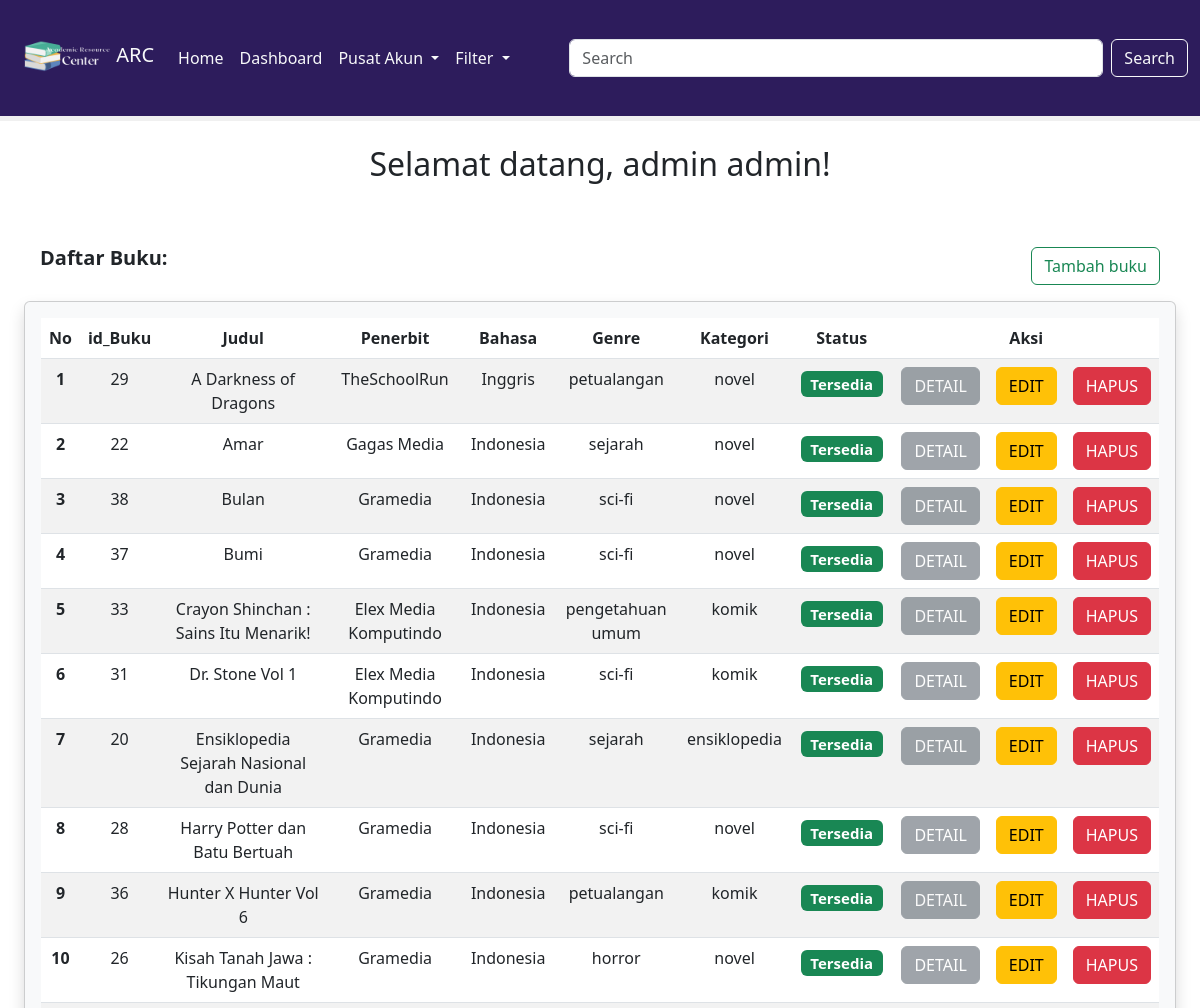
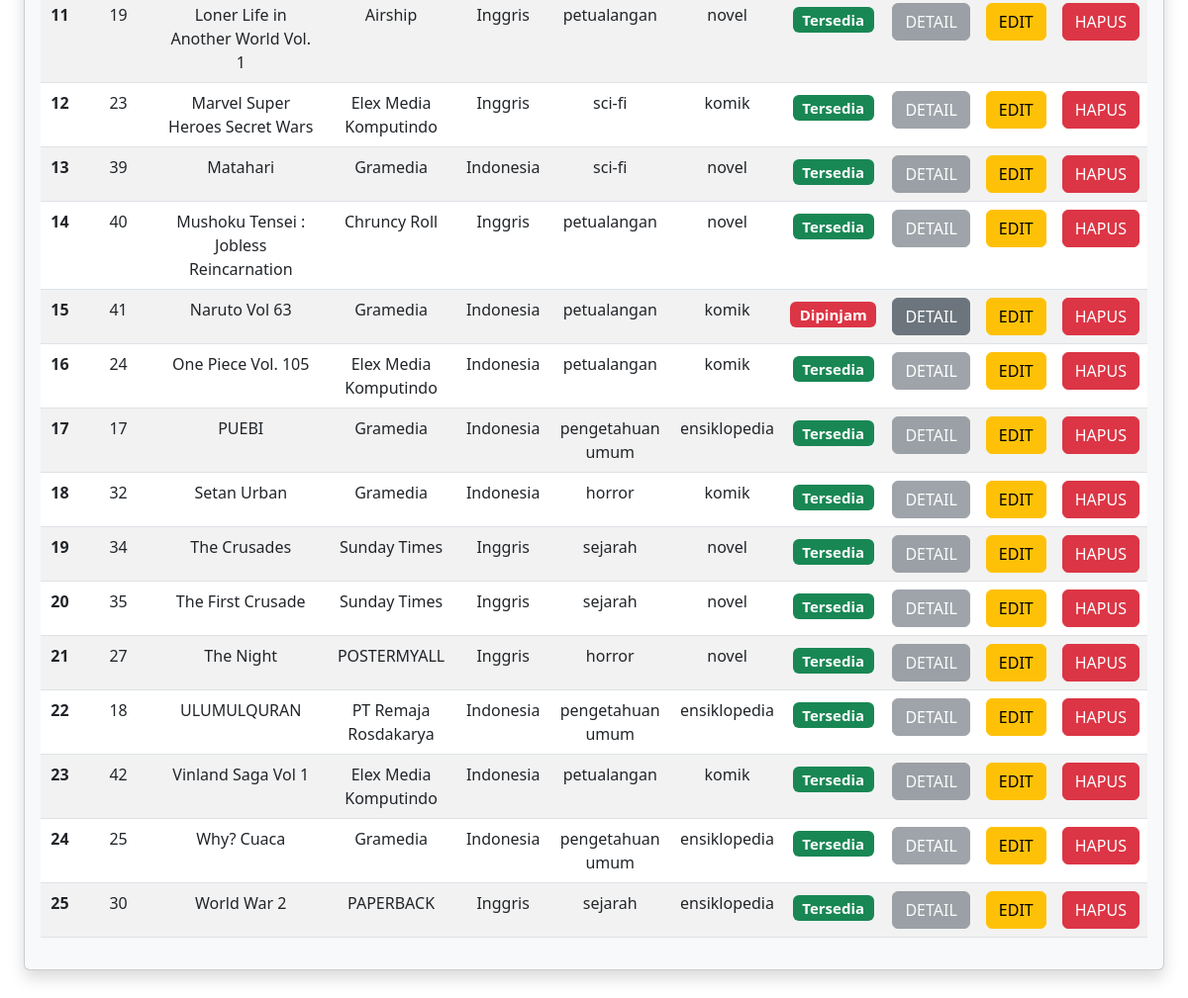
The app's page /proyek/admin.php (signed in) with its own data (2 pictures, top to bottom).
### tables this page shows
CREATE TABLE `buku` (
  `id_buku` int(11) NOT NULL,
  `judul` varchar(50) NOT NULL,
  `foto` text NOT NULL,
  `penerbit` varchar(50) NOT NULL,
  `bahasa` varchar(50) NOT NULL,
  `id_kategori` varchar(11) NOT NULL,
  `id_genre` varchar(11) NOT NULL,
  `deskripsi` text NOT NULL,
  `statuss` varchar(20) NOT NULL
);

CREATE TABLE `genre` (
  `id_genre` varchar(11) NOT NULL,
  `genre` varchar(20) NOT NULL
);

CREATE TABLE `kategori` (
  `id_kategori` varchar(11) NOT NULL,
  `kategori` varchar(20) NOT NULL
);

### proyek/admin.php (the view, shortened to what this page needs)
<?php
include 'koneksi.php';
$search = isset($_GET['search']) ? $_GET['search'] : '';
$filter = isset($_GET['filter']) ? $_GET['filter'] : '';
$query = "SELECT * FROM buku
            INNER JOIN kategori ON buku.id_kategori = kategori.id_kategori
            INNER JOIN genre ON buku.id_genre = genre.id_genre
            WHERE (buku.judul LIKE '%$search%'
            OR buku.foto LIKE '%$search%'
            OR buku.penerbit LIKE '%$search%'
            OR buku.bahasa LIKE '%$search%'
            OR kategori.kategori LIKE '%$search%'
            OR genre.genre LIKE '%$search%')
            AND (buku.statuss LIKE '%$filter%') ORDER BY buku.judul;";
$result = mysqli_query($connection, $query);
?>
<!DOCTYPE html>
<html>
<head>
    <link rel="stylesheet" type="text/css" href="custom.css">
    <link href="https://cdn.jsdelivr.net/npm/bootstrap@5.3.0-alpha3/dist/css/bootstrap.min.css" rel="stylesheet"
>
</head>
<body>
    <nav class="navbar navbar-expand-lg">
        <div class="container-fluid">
            <div>
                <img src="logo.png" width="100" height="100">
                <a class="navbar-brand text-light" href="#">ARC</a>
            </div>
            <div class="collapse navbar-collapse" id="navbarSupportedContent">
                <ul class="navbar-nav me-auto mb-2 mb-lg-0">
                    <li class="nav-item">
                        <a class="nav-link active text-light" aria-current="page" href="index.php">Home</a>
                    </li>
                    <li class="nav-item">
                        <a class="nav-link active text-light" aria-current="page" href="admin.php?search=">Dashboard</a>
                    </li>
                    <li class="nav-item dropdown">
                        <a class="nav-link dropdown-toggle text-light" href="#" role="button" data-bs-toggle="dropdown"
                            aria-expanded="false">
                            Pusat Akun
                        </a>
                        <li class="nav-item dropdown">
                            <a class="nav-link dropdown-toggle text-light" href="#" role="button" data-bs-toggle="dropdown"
                                aria-expanded="false">
                                Filter
                            </a>
                        </li>
                    </li>
                </ul>
            </div>
            <div class="collapse navbar-collapse d-flex justify-content-end" id="pencarian">
                <br>
                <form class="d-flex text-light" role="search" action="admin.php" method="GET">
                    <input class="form-control me-2" type="search" name="search" placeholder="Search"
                        aria-label="Search" size="50">
                    <button class="btn btn-outline-light" type="submit">Search</button>
                </form>
            </div>
        </div>
    </nav>
    <div id="progress-bar">
    </div>
    <h2 class="mt-4" style="text-align:center">Selamat datang, admin
        <?php echo $_SESSION['username'] ?>!
    </h2><br>
    <div class="row mt-4 mb-2 mx-4 p-1">
        <div class="col-4">
            <p style="text-align: left; font-size:20px"><b>Daftar Buku:</b></p>
        </div>
        <div class="col-4 d-flex justify-content-end">
            <div class="d-flex align-items-center">
                <a class="btn btn-outline-success" href="tambah.php">Tambah buku</a>
            </div>
        </div>
    </div>
    <div class="card bg-body-tertiary rounded shadow mx-4 p-3 mb-5">
        <table class="table table table-striped text-center">
            <thead>
                <tr>
                    <th scope="col"><b>No</b></th>
                    <th scope="col">id_Buku</th>
                    <th scope="col">Judul</th>
                    <th scope="col">Penerbit</th>
                    <th scope="col">Bahasa</th>
                    <th scope="col">Genre</th>
                    <th scope="col">Kategori</th>
                    <th scope="col">Status</th>
                    <th scope="col"></th>
                    <th scope="col">Aksi</th>
                    <th scope="col"></th>
                </tr>
            </thead>
            <tbody>
                <?php
                if (mysqli_num_rows($result) > 0) {
                    ?>
                    <div class="row">
                        <?php
                        $i = 1;
                        while ($row = mysqli_fetch_assoc($result)) {
                            echo "<tr>";
                            echo "   <th scope=\"row\">" . $i . "</th>";
                            echo "   <td>" . $row['id_buku'] . "</td>";
                            echo "   <td>" . $row['judul'] . "</td>";
                            echo "   <td>" . $row['penerbit'] . "</td>";
                            echo "   <td>" . $row['bahasa'] . "</td>";
                            echo "   <td>" . $row['genre'] . "</td>";
                            echo "   <td>" . $row['kategori'] . "</td>";
                            if ($row['statuss'] == 'Dipinjam') {
                                ?>
                                <td>
                                    <h5><span class="badge bg-danger mt-1">Dipinjam</span></h5>
                                </td>
                                <?php
                            } else if ($row['statuss'] == 'Tersedia') {
                                ?>
                                    <td>
                                        <h5><span class="badge bg-success mt-1">Tersedia</span></h5>
                                    </td>
                                <?php
                            }
                            if ($row['statuss'] == 'Dipinjam') {
                                echo '<td><a href="detail.php?id_buku=' . $row['id_buku'] . '" class="btn btn-secondary">DETAIL</a></td>';
                            } else if ($row['statuss'] == 'Tersedia') {
                                echo '<td><a href="detail.php?id_buku=' . $row['id_buku'] . '" class="btn btn-secondary disabled" tabindex="-1" role="button" aria-disabled="true">DETAIL</a></td>';
                            }
                            echo '   <td><a href="edit.php?id_buku=' . $row['id_buku'] . '" class="btn btn-warning">EDIT</a></td>';
                            echo '   <td>
                                                <a href="hapus.php?hapus=' . $row['id_buku'] . '" class="btn btn-danger"
                                                data-bs-toggle="modal" data-bs-target="#deleteModal"
                                                onclick="setDeleteUrl(this.getAttribute(\'href\'))">HAPUS</a>
                                            </td>';
                            echo "</tr>";
                            $i++;
                        }
                }
                ?>
            </tbody>
        </table>
    </div>
    <br>
</body>
</html>

### proyek/custom.css (style rules this page uses)
.navbar { background-color: #2d1c5c; }
#progress-bar { width: 100%; height: 5px; background-color: #f0f0f0; }

### records on screen
buku: id_buku "29", judul "A Darkness of Dragons", penerbit "TheSchoolRun", bahasa "Inggris", id_genre.genre "petualangan", id_kategori.kategori "novel", statuss "Tersedia"
buku: id_buku "22", judul "Amar", penerbit "Gagas Media", bahasa "Indonesia", id_genre.genre "sejarah", id_kategori.kategori "novel", statuss "Tersedia"
buku: id_buku "38", judul "Bulan", penerbit "Gramedia", bahasa "Indonesia", id_genre.genre "sci-fi", id_kategori.kategori "novel", statuss "Tersedia"
buku: id_buku "37", judul "Bumi", penerbit "Gramedia", bahasa "Indonesia", id_genre.genre "sci-fi", id_kategori.kategori "novel", statuss "Tersedia"
buku: id_buku "33", judul "Crayon Shinchan : Sains Itu Menarik!", penerbit "Elex Media Komputindo", bahasa "Indonesia", id_genre.genre "pengetahuan umum", id_kategori.kategori "komik", statuss "Tersedia"
buku: id_buku "31", judul "Dr. Stone Vol 1", penerbit "Elex Media Komputindo", bahasa "Indonesia", id_genre.genre "sci-fi", id_kategori.kategori "komik", statuss "Tersedia"
buku: id_buku "20", judul "Ensiklopedia Sejarah Nasional dan Dunia", penerbit "Gramedia", bahasa "Indonesia", id_genre.genre "sejarah", id_kategori.kategori "ensiklopedia", statuss "Tersedia"
buku: id_buku "28", judul "Harry Potter dan Batu Bertuah", penerbit "Gramedia", bahasa "Indonesia", id_genre.genre "sci-fi", id_kategori.kategori "novel", statuss "Tersedia"
buku: id_buku "36", judul "Hunter X Hunter Vol 6", penerbit "Gramedia", bahasa "Indonesia", id_genre.genre "petualangan", id_kategori.kategori "komik", statuss "Tersedia"
buku: id_buku "26", judul "Kisah Tanah Jawa : Tikungan Maut", penerbit "Gramedia", bahasa "Indonesia", id_genre.genre "horror", id_kategori.kategori "novel", statuss "Tersedia"
buku: id_buku "19", judul "Loner Life in Another World Vol. 1", penerbit "Airship", bahasa "Inggris", id_genre.genre "petualangan", id_kategori.kategori "novel", statuss "Tersedia"
buku: id_buku "23", judul "Marvel Super Heroes Secret Wars", penerbit "Elex Media Komputindo", bahasa "Inggris", id_genre.genre "sci-fi", id_kategori.kategori "komik", statuss "Tersedia"
buku: id_buku "39", judul "Matahari", penerbit "Gramedia", bahasa "Indonesia", id_genre.genre "sci-fi", id_kategori.kategori "novel", statuss "Tersedia"
buku: id_buku "40", judul "Mushoku Tensei : Jobless Reincarnation", penerbit "Chruncy Roll", bahasa "Inggris", id_genre.genre "petualangan", id_kategori.kategori "novel", statuss "Tersedia"
buku: id_buku "41", judul "Naruto Vol 63", penerbit "Gramedia", bahasa "Indonesia", id_genre.genre "petualangan", id_kategori.kategori "komik", statuss "Dipinjam"
buku: id_buku "24", judul "One Piece Vol. 105", penerbit "Elex Media Komputindo", bahasa "Indonesia", id_genre.genre "petualangan", id_kategori.kategori "komik", statuss "Tersedia"
buku: id_buku "17", judul "PUEBI", penerbit "Gramedia", bahasa "Indonesia", id_genre.genre "pengetahuan umum", id_kategori.kategori "ensiklopedia", statuss "Tersedia"
buku: id_buku "32", judul "Setan Urban", penerbit "Gramedia", bahasa "Indonesia", id_genre.genre "horror", id_kategori.kategori "komik", statuss "Tersedia"
buku: id_buku "34", judul "The Crusades", penerbit "Sunday Times", bahasa "Inggris", id_genre.genre "sejarah", id_kategori.kategori "novel", statuss "Tersedia"
buku: id_buku "35", judul "The First Crusade", penerbit "Sunday Times", bahasa "Inggris", id_genre.genre "sejarah", id_kategori.kategori "novel", statuss "Tersedia"
buku: id_buku "27", judul "The Night", penerbit "POSTERMYALL", bahasa "Inggris", id_genre.genre "horror", id_kategori.kategori "novel", statuss "Tersedia"
buku: id_buku "18", judul "ULUMULQURAN", penerbit "PT Remaja Rosdakarya", bahasa "Indonesia", id_genre.genre "pengetahuan umum", id_kategori.kategori "ensiklopedia", statuss "Tersedia"
buku: id_buku "42", judul "Vinland Saga Vol 1", penerbit "Elex Media Komputindo", bahasa "Indonesia", id_genre.genre "petualangan", id_kategori.kategori "komik", statuss "Tersedia"
buku: id_buku "25", judul "Why? Cuaca", penerbit "Gramedia", bahasa "Indonesia", id_genre.genre "pengetahuan umum", id_kategori.kategori "ensiklopedia", statuss "Tersedia"
buku: id_buku "30", judul "World War 2", penerbit "PAPERBACK", bahasa "Inggris", id_genre.genre "sejarah", id_kategori.kategori "ensiklopedia", statuss "Tersedia"

### other values on screen
$_SESSION['username'] "admin"
